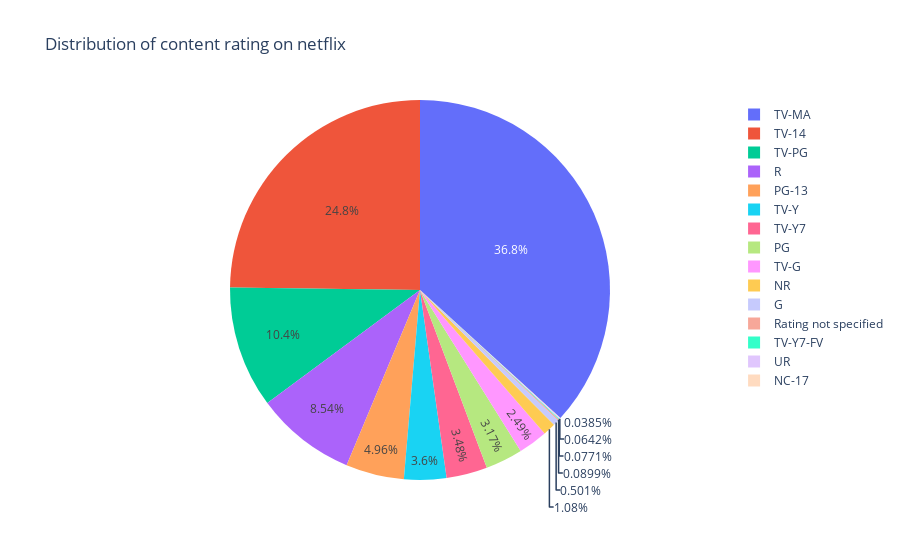

Write notebook code for a chart like this one.
### Markdown cell above
Distribution of content rating on netflix

### Code cell
x = df.groupby(["rating"]).size().reset_index(name = "counts")
piechart = px.pie(x,values = "counts", names="rating",title = "Distribution of content rating on netflix")
piechart.show()

### Figure 1 — Plotly figure (JSON) as saved in the notebook; plotly's stock layout.template omitted (floating-point values rounded to 4 significant figures)
{"data": [{"domain": {"x": [0, 1], "y": [0, 1]}, "hovertemplate": "rating=%{label}<br>counts=%{value}<extra></extra>", "labels": ["G", "NC-17", "NR", "PG", "PG-13", "R", "Rating not specified", "TV-14", "TV-G", "TV-MA", "TV-PG", "TV-Y", "TV-Y7", "TV-Y7-FV", "UR"], "legendgroup": "", "name": "", "showlegend": true, "type": "pie", "values": [39, 3, 84, 247, 386, 665, 7, 1931, 194, 2863, 806, 280, 271, 6, 5]}], "layout": {"legend": {"tracegroupgap": 0}, "title": {"text": "Distribution of content rating on netflix"}}}
